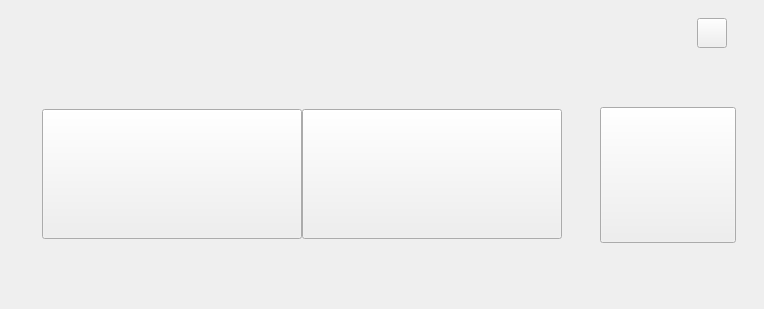
<?xml version="1.0" encoding="UTF-8"?>
<ui version="4.0">
 <class>PressureZeroAdjustment</class>
 <widget class="QWidget" name="PressureZeroAdjustment">
  <property name="geometry">
   <rect>
    <x>0</x>
    <y>0</y>
    <width>764</width>
    <height>309</height>
   </rect>
  </property>
  <property name="minimumSize">
   <size>
    <width>764</width>
    <height>309</height>
   </size>
  </property>
  <property name="maximumSize">
   <size>
    <width>764</width>
    <height>309</height>
   </size>
  </property>
  <property name="windowTitle">
   <string>PressureZeroAdjustment</string>
  </property>
  <widget class="QPushButton" name="Help_Button">
   <property name="geometry">
    <rect>
     <x>697</x>
     <y>18</y>
     <width>30</width>
     <height>30</height>
    </rect>
   </property>
   <property name="minimumSize">
    <size>
     <width>30</width>
     <height>30</height>
    </size>
   </property>
   <property name="maximumSize">
    <size>
     <width>30</width>
     <height>30</height>
    </size>
   </property>
   <property name="text">
    <string/>
   </property>
  </widget>
  <widget class="QPushButton" name="Finish_Button">
   <property name="geometry">
    <rect>
     <x>600</x>
     <y>107</y>
     <width>136</width>
     <height>136</height>
    </rect>
   </property>
   <property name="minimumSize">
    <size>
     <width>136</width>
     <height>136</height>
    </size>
   </property>
   <property name="maximumSize">
    <size>
     <width>136</width>
     <height>136</height>
    </size>
   </property>
   <property name="text">
    <string/>
   </property>
  </widget>
  <widget class="QLabel" name="Cancel_Label">
   <property name="geometry">
    <rect>
     <x>347</x>
     <y>144</y>
     <width>175</width>
     <height>60</height>
    </rect>
   </property>
   <property name="minimumSize">
    <size>
     <width>175</width>
     <height>60</height>
    </size>
   </property>
   <property name="maximumSize">
    <size>
     <width>175</width>
     <height>60</height>
    </size>
   </property>
   <property name="font">
    <font>
     <family>Microsoft YaHei UI</family>
     <bold>true</bold>
    </font>
   </property>
   <property name="text">
    <string/>
   </property>
  </widget>
  <widget class="QPushButton" name="Cancel_Button">
   <property name="geometry">
    <rect>
     <x>302</x>
     <y>109</y>
     <width>260</width>
     <height>130</height>
    </rect>
   </property>
   <property name="minimumSize">
    <size>
     <width>260</width>
     <height>130</height>
    </size>
   </property>
   <property name="maximumSize">
    <size>
     <width>260</width>
     <height>130</height>
    </size>
   </property>
   <property name="styleSheet">
    <string notr="true"/>
   </property>
   <property name="text">
    <string/>
   </property>
  </widget>
  <widget class="QLabel" name="Cancel_Backdrop">
   <property name="geometry">
    <rect>
     <x>299</x>
     <y>109</y>
     <width>266</width>
     <height>136</height>
    </rect>
   </property>
   <property name="minimumSize">
    <size>
     <width>266</width>
     <height>136</height>
    </size>
   </property>
   <property name="maximumSize">
    <size>
     <width>266</width>
     <height>136</height>
    </size>
   </property>
   <property name="font">
    <font>
     <family>思源黑体 CN Bold</family>
     <bold>true</bold>
    </font>
   </property>
   <property name="text">
    <string/>
   </property>
  </widget>
  <widget class="QPushButton" name="Affirm_Button">
   <property name="geometry">
    <rect>
     <x>42</x>
     <y>109</y>
     <width>260</width>
     <height>130</height>
    </rect>
   </property>
   <property name="minimumSize">
    <size>
     <width>260</width>
     <height>130</height>
    </size>
   </property>
   <property name="maximumSize">
    <size>
     <width>260</width>
     <height>130</height>
    </size>
   </property>
   <property name="styleSheet">
    <string notr="true"/>
   </property>
   <property name="text">
    <string/>
   </property>
  </widget>
  <widget class="QLabel" name="Label">
   <property name="geometry">
    <rect>
     <x>0</x>
     <y>0</y>
     <width>764</width>
     <height>309</height>
    </rect>
   </property>
   <property name="minimumSize">
    <size>
     <width>764</width>
     <height>309</height>
    </size>
   </property>
   <property name="maximumSize">
    <size>
     <width>764</width>
     <height>309</height>
    </size>
   </property>
   <property name="styleSheet">
    <string notr="true">background-image: url(:/PressureZeroAdjustment/Group 10862.png);</string>
   </property>
   <property name="text">
    <string/>
   </property>
  </widget>
  <widget class="QLabel" name="Affirm_Backdrop">
   <property name="geometry">
    <rect>
     <x>39</x>
     <y>109</y>
     <width>266</width>
     <height>136</height>
    </rect>
   </property>
   <property name="minimumSize">
    <size>
     <width>266</width>
     <height>136</height>
    </size>
   </property>
   <property name="maximumSize">
    <size>
     <width>266</width>
     <height>136</height>
    </size>
   </property>
   <property name="font">
    <font>
     <family>微软雅黑</family>
     <bold>true</bold>
    </font>
   </property>
   <property name="text">
    <string/>
   </property>
  </widget>
  <widget class="QLabel" name="Affirm_Label">
   <property name="geometry">
    <rect>
     <x>87</x>
     <y>144</y>
     <width>175</width>
     <height>60</height>
    </rect>
   </property>
   <property name="minimumSize">
    <size>
     <width>175</width>
     <height>60</height>
    </size>
   </property>
   <property name="maximumSize">
    <size>
     <width>175</width>
     <height>60</height>
    </size>
   </property>
   <property name="font">
    <font>
     <family>思源黑体 CN Bold</family>
     <bold>true</bold>
    </font>
   </property>
   <property name="text">
    <string/>
   </property>
  </widget>
  <zorder>Label</zorder>
  <zorder>Affirm_Backdrop</zorder>
  <zorder>Cancel_Backdrop</zorder>
  <zorder>Cancel_Label</zorder>
  <zorder>Affirm_Label</zorder>
  <zorder>Finish_Button</zorder>
  <zorder>Cancel_Button</zorder>
  <zorder>Affirm_Button</zorder>
  <zorder>Help_Button</zorder>
 </widget>
 <resources>
  <include location="../resource/PressureZeroAdjustment/PressureZeroAdjustment.qrc"/>
 </resources>
 <connections/>
</ui>
